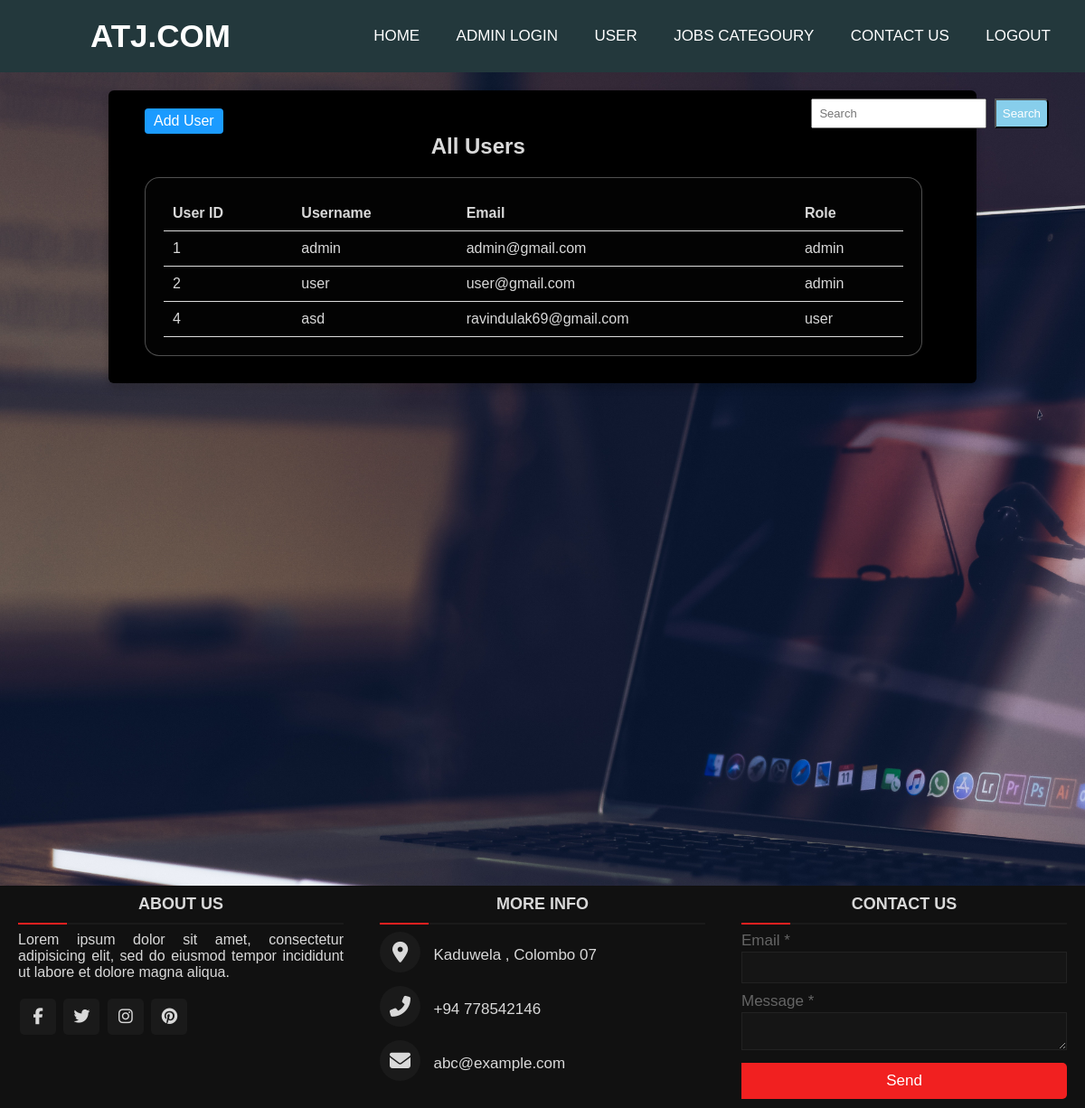
/user_list_admin.php (signed in), run on the app's committed database.
### tables this page shows
CREATE TABLE `user` (
  `id` int(11) NOT NULL,
  `username` varchar(50) DEFAULT NULL,
  `email` varchar(100) DEFAULT NULL,
  `password` varchar(255) DEFAULT NULL,
  `role` varchar(45) DEFAULT 'user'
);

### user_list_admin.php (the view, shortened to what this page needs)
<?php
require_once('inc/connection.php');
include_once('inc/header.php');
?>
<link rel="stylesheet" href="style/HF.css">
<?php
$query = "SELECT * FROM user";
$result = mysqli_query($conn, $query);
?>
<link rel="stylesheet" href="./style/user_list_admin.css">
<section>
    <div class="container">
        <div>
            <a href="add_user.php" class="action-btn">Add User</a>
        </div>
        <h2>All Users</h2>
        <div class="user-list-div">
            <table class="user-list">
                <thead>
                    <tr>
                        <th>User ID</th>
                        <th>Username</th>
                        <th>Email</th>
                        <th>Role</th>
                    </tr>
                </thead>
                <tbody>
                    <?php while ($row = mysqli_fetch_assoc($result)) : ?>
                        <tr>
                            <td><?php echo $row['id']; ?></td>
                            <td><?php echo $row['username']; ?></td>
                            <td><?php echo $row['email']; ?></td>
                            <td><?php echo $row['role']; ?></td>
                        </tr>
                    <?php endwhile; ?>
                </tbody>
            </table>
        </div>
    </div>
</section>
<?php include_once('footer.php'); ?>

### style/stylef.css (style rules this page uses)
* { padding: 0; margin: 0; text-decoration: none; list-style: none; box-sizing: border-box; }
body { font-family: montserrat; }
section { height: 120%; height: calc(120vh - 80px); }
body { background: url(images/B2.jpg) no-repeat; background-size: cover; }
* { margin: 0; padding: 0; box-sizing: border-box; font-family: "Poppins", sans-serif; }
.container { max-width: 1340px; width: 110%; background: black; border-radius: 6px; padding: 20px 60px 30px 40px; box-shadow: 0 5px 10px rgba(0, 0, 0, 0.2); margin-top: 5%; }
* { margin: 0; padding: 0; color: #d9d9d9; box-sizing: border-box; font-family: 'Poppins', sans-serif; }

### style/HF.css (style rules this page uses)
* { padding: 0; margin: 0; text-decoration: none; list-style: none; box-sizing: border-box; }
body { font-family: montserrat; }
section { height: 100%; height: calc(120vh - 80px); }
body { background: url(images/B2.jpg) no-repeat; background-size: cover; }
* { margin: 0; padding: 0; color: #d9d9d9; box-sizing: border-box; font-family: 'Poppins', sans-serif; }

### style/user_list_admin.css (style rules this page uses)
.container { margin: 20px auto; width: 80%; }
h2 { text-align: center; margin-bottom: 20px; }
.user-list { width: 100%; border-collapse: collapse; }
.user-list th, .user-list td { padding: 10px; text-align: left; border-bottom: 1px solid #ddd; }
.action-btn { display: inline-block; padding: 5px 10px; margin-right: 5px; background-color: #1b9bff; color: #fff; text-decoration: none; border-radius: 4px; }
.user-list-div { background: rgba(255, 255, 255, 0.01); border-radius: 16px; box-shadow: 0 4px 30px rgba(0, 0, 0, 0.1); backdrop-filter: blur(5px); -webkit-backdrop-filter: blur(5px); border: 1px solid rgba(255, 255, 255, 0.3); padding: 20px; }

### data on the page
user: id "1", username "admin", email "admin@gmail.com", role "admin"
user: id "2", username "user", email "user@gmail.com", role "admin"
user: id "4", username "asd", email "ravindulak69@gmail.com", role "user"
